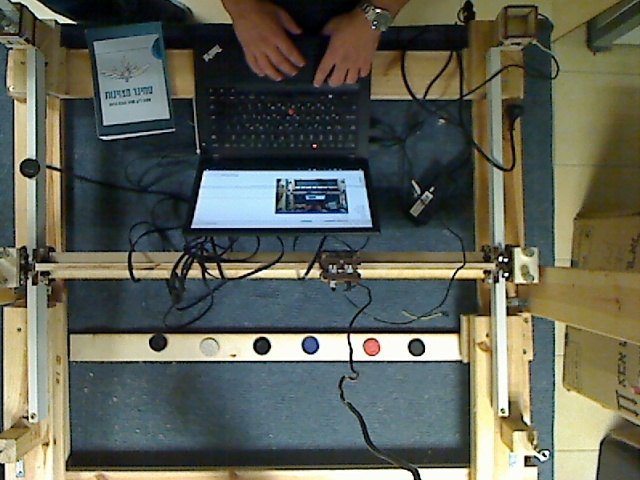
#> input picture data100.jpg, 640 x 480 px; its folder holds only this picture in this run
$ python -i new_move_detaction.py   (imports and definitions only)
#> lines starting #> are read from the running program, lines starting #| are printed output that depends on the picture; after the words box and inside, x2 and y2 are one past the last pixel; in counts of white or black regions, pixels touching at a corner belong together
#> further down, picture is the input picture: shape (480, 640, 3); mean B, G, R 85.9, 98.2, 95
import time
import shit
import Camera
import cv2
import numpy as np
import rotate
sdThresh = 0.095
x_min = 143
x_max = 514
y_min = 43
y_max = 76
Relevant_area =[x_min, x_max, y_min, y_max]
CUT_R = 0.03


def cut_picture_2(img):
    #TODO check if it is [x_min:x_max , y_min:y_max] or [y_min:y_max , x_min:x_max]
    return img[y_min : y_max , x_min : x_max]

# [9 lines of commented-out code are left out]
def is_hand_in_the_field(refrence, pic):
    # print(distMap(pic,refrence))
    return is_hand_in_the_field_mask_check(pic)

# [8 lines of commented-out code are left out]

# [12 lines left out: function distMap, not called in this run]

def is_hand_in_the_field_mask_check(frame):
    hsv = cv2.cvtColor(frame, cv2.COLOR_BGR2HSV)
#> hsv: shape (480, 640, 3); mean H, S, V 62.6, 91.8, 107.5
    lower_white = np.array([0, 0, 100])
    upper_white = np.array([255, 40, 255])

    mask_white = cv2.inRange(hsv, lower_white, upper_white)
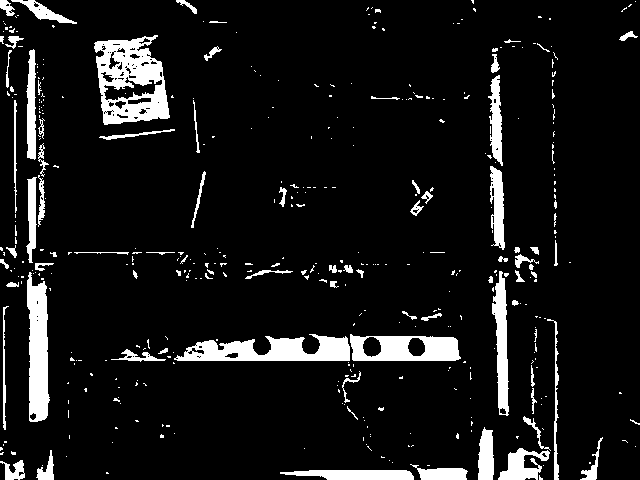
#> mask_white: shape (480, 640); 8.8% white; 418 white regions (337 under 20 px), largest, box (x1, y1, x2, y2) and area: (94, 35, 170, 125) 3938, (174, 334, 350, 361) 2943, (27, 272, 50, 422) 2568
    white_pixels = cv2.countNonZero(mask_white)
#> white_pixels = 26921
    # print(white_pixels) # full with no interferance = 12185 pixels with hand = 10099

    if white_pixels < 11500:
        return True
    return False

    # cv2.imshow("mask",mask_white)
    # cv2.imshow("pic",frame)
    # cv2.waitKey(0)

def num_of_circles(board_pic):
    return np.count_nonzero(shit.extract_board(board_pic))


# [73 lines left out: functions take_refrence, continue_when_it_is_our_turn, not called in this run]

>>> import cv2
>>> picture = cv2.imread('data100.jpg')
>>> result = is_hand_in_the_field_mask_check(picture)
#> result = False

$ run again, on WIN_20181129_13_25_59_Pro.jpg
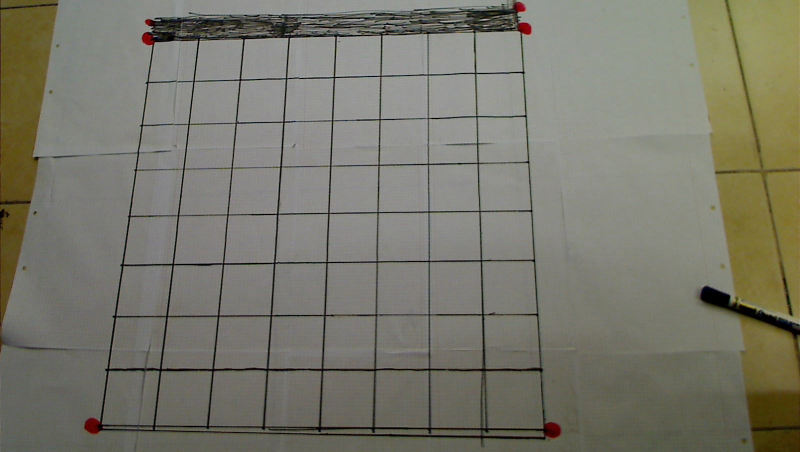
#> input picture WIN_20181129_13_25_59_Pro.jpg, 1600 x 904 px (shown at 1/2 size)
#> picture is the input picture: shape (904, 1600, 3); mean B, G, R 107.4, 119.9, 120.9
#> hsv: shape (904, 1600, 3); mean H, S, V 36.6, 36.9, 122.1
#> in is_hand_in_the_field_mask_check, `mask_white = cv2.inRange(hsv, lower_white, upper_white)`:
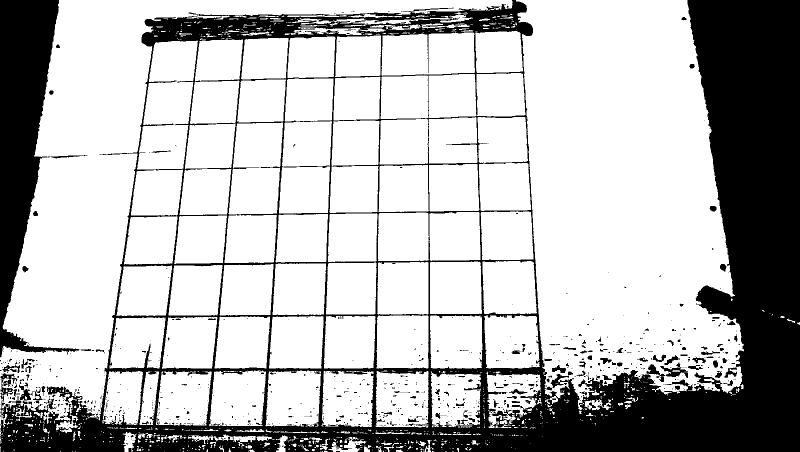
#> mask_white: shape (904, 1600) (shown at 1/2 size); 72.8% white; 891 black regions (747 under 20 px), largest, box (x1, y1, x2, y2) and area: (0, 0, 1600, 904) 332462, (0, 0, 159, 715) 47896, (1, 746, 40, 803) 724
#> white_pixels = 1052549
#> result = False

$ run again, on data_for_palti100.jpg
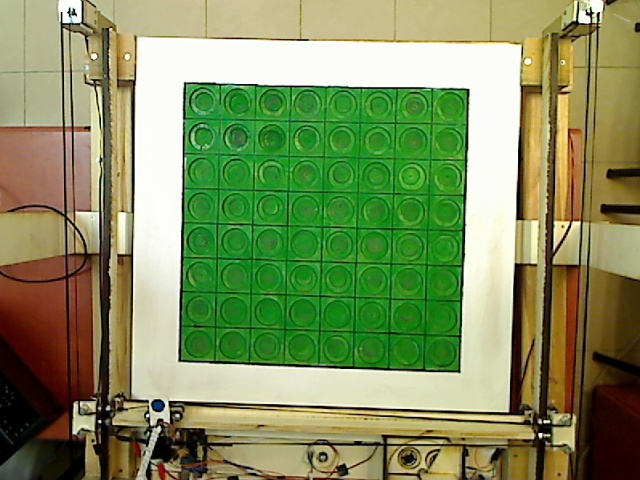
#> input picture data_for_palti100.jpg, 640 x 480 px
#> picture is the input picture: shape (480, 640, 3); mean B, G, R 93.5, 142.9, 128.8
#> hsv: shape (480, 640, 3); mean H, S, V 34.5, 127.5, 153.1
#> in is_hand_in_the_field_mask_check, `mask_white = cv2.inRange(hsv, lower_white, upper_white)`:
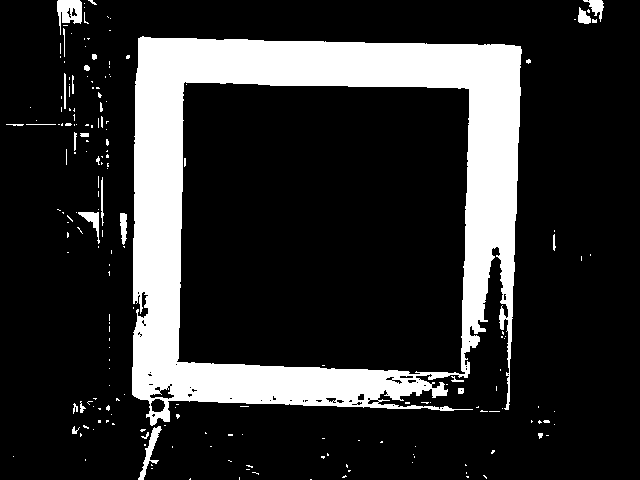
#> mask_white: shape (480, 640); 18.3% white; 197 white regions (169 under 20 px), largest, box (x1, y1, x2, y2) and area: (132, 36, 522, 426) 52949, (57, 0, 82, 35) 508, (138, 426, 162, 480) 351
#> white_pixels = 56122
#> result = False
